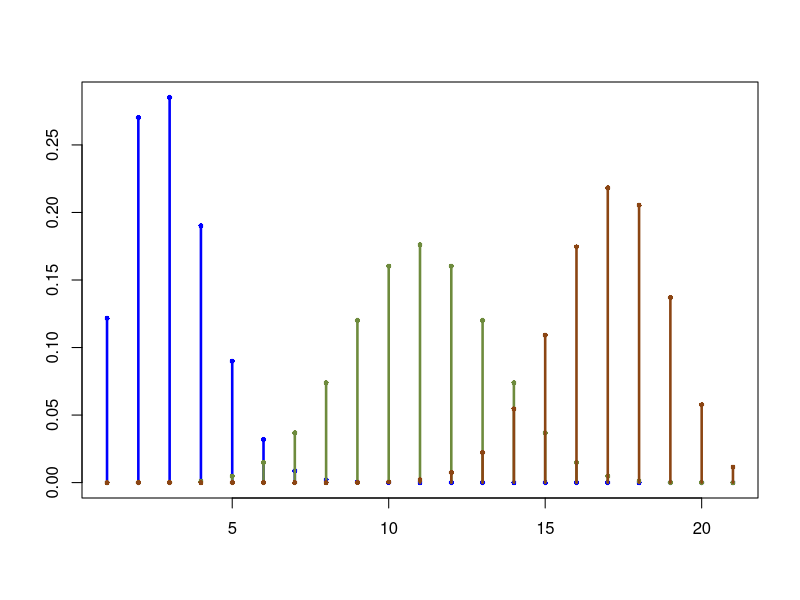

Generate this figure with R:
# ------------------------------------------------------------------------------
# Course:      MSM - Selected Topics of Mathematical Statistics
# ------------------------------------------------------------------------------
# Quantlet:    MSMpdfbinomial
# ------------------------------------------------------------------------------
# Description: It plots three PDFs of the Binomial distribution with different
#              probabilities of success (p) in each trial. The number of trials
#              is set to 20. The line colours correspond to p = 0.1 (blue),
#              p = 0.5 (green) and p = 0.8 (dark red).     
# ------------------------------------------------------------------------------
# Usage: 
# ------------------------------------------------------------------------------
# Inputs:    None
# ------------------------------------------------------------------------------
# Output:    Plot of PDF of binomial distribution
# ------------------------------------------------------------------------------
# Keywords:  pdf, binomial, distribution, parameters,
#            visualization, plot, discrete
# ------------------------------------------------------------------------------ 
# See also:  MSMpdfmultinormal, MSMpdfmultinormal, MSMpdfasymmetric,
#            MSMpdfasymmetric, MSMasprob, SFEbinomv, SFEBinomial
# ------------------------------------------------------------------------------
# Author:    Xiu Xu 20150603
# ------------------------------------------------------------------------------


graphics.off()
rm(list = ls()) #remove variable definitions

#Plot the PDF 

y1 = dbinom(0:20, 20, 0.1)  
y2 = dbinom(0:20, 20, 0.5) 
y3 = dbinom(0:20, 20, 0.8) 

plot(y1, col = "blue", type = "h", lwd = 2.5, ylab = "", xlab = "")
points(y1, col = "blue", type = "p", pch = 20, lwd = 0.1, ylim = c(0, 0.3))

lines(y2, col = "darkolivegreen4", type = "h", lwd = 2.5, ylab = "", xlab = "")
points(y2, col = "darkolivegreen4", type = "p", pch = 20, lwd = 0.1, ylim = c(0, 0.3))

lines(y3, col = "chocolate4", type = "h", lwd = 2.5, ylab = "", xlab = "")
points(y3, col = "chocolate4", type = "p", pch = 20, lwd = 0.1, ylim = c(0, 0.3))
